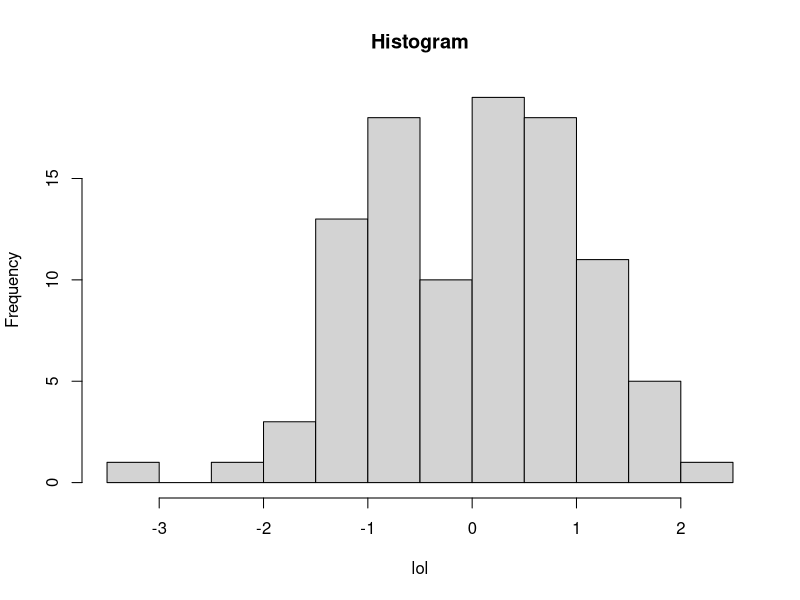
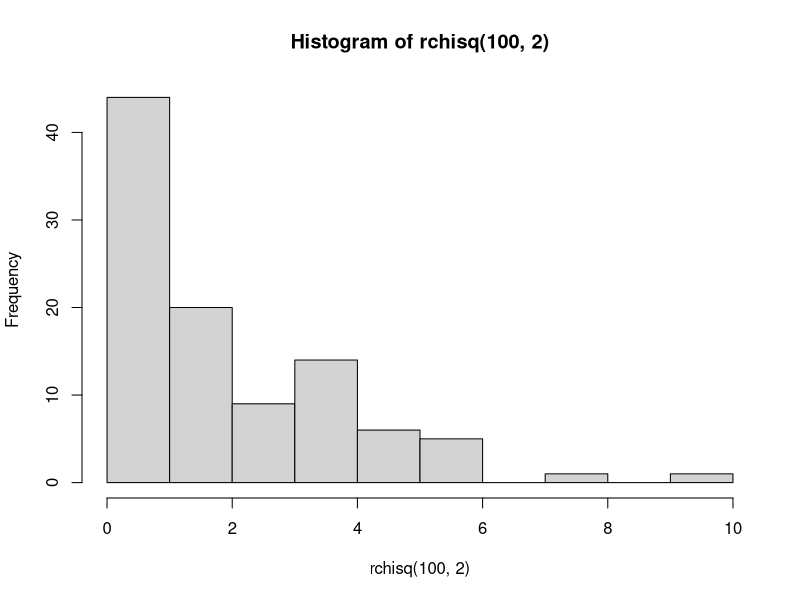
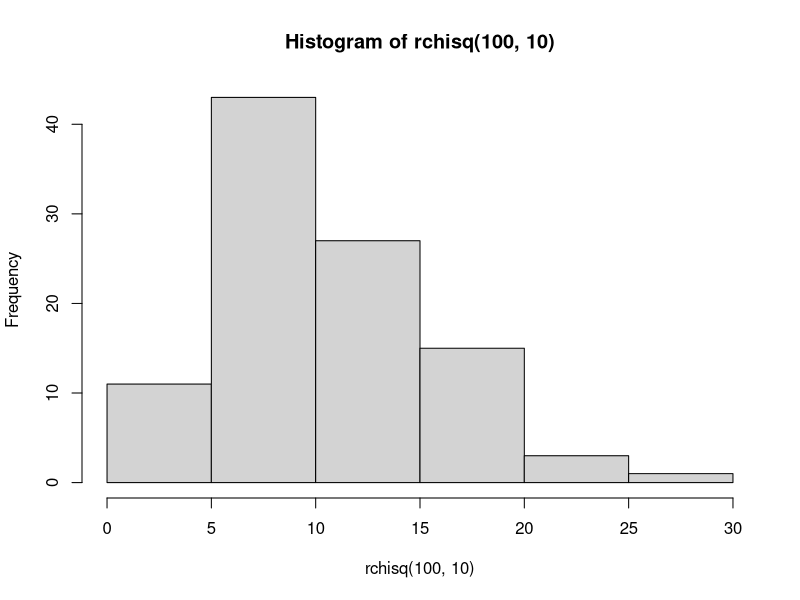
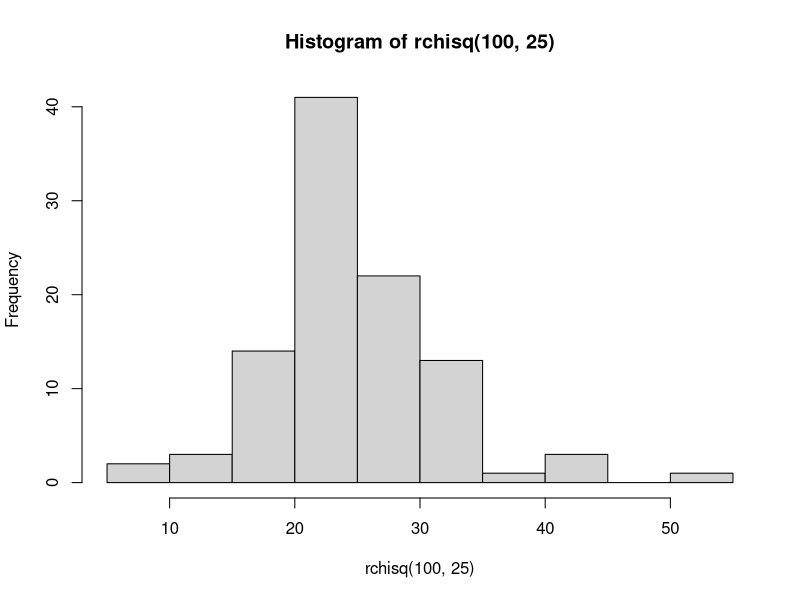
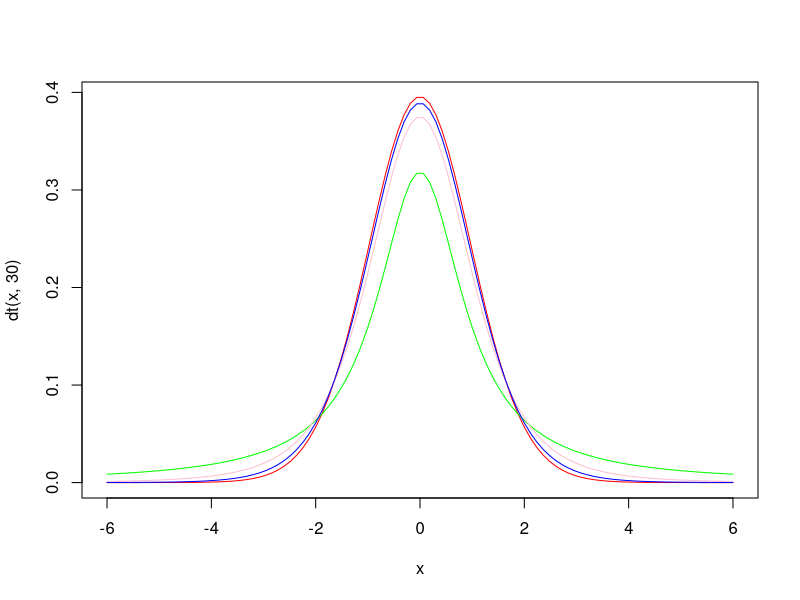
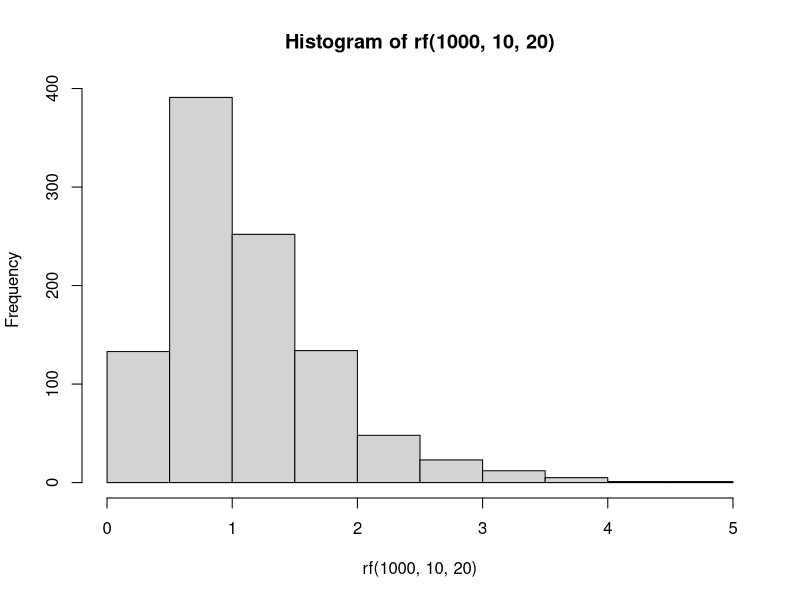

The R script that drew these images, in order:
#1 it is given that it is t distribution
#use rt(n,df) to generate distribution with n values and given df
#as df = n-1 so df = 99
lol<-rt(100,99)
hist(lol,main="Histogram")

#2 it is given that it is chi square distribution (use rchisq(n.df))
hist(rchisq(100,2))
hist(rchisq(100,10))
hist(rchisq(100,25))

#3
x<-seq(-6,6,length=100)
dt(x,1)
dt(x,4)
dt(x,10)
dt(x,30)

plot(x,dt(x,30),type = "l",col="red")
lines(x,dt(x,1),type = "l",col = "green")
lines(x,dt(x,4),type = "l",col = "pink")
lines(x,dt(x,10),type = "l",col = "blue")


#4 its given that the distribution is f distribution
#a To find the 95th percentile of the F-distribution with (10, 20) degrees of freedom.
df(.95,10,20)

#b To calculate the area under the curve for the interval [0, 1.5] and the interval [1.5, +∞) of
# F-curve with v1 = 10 and v2 = 20 (USE pf()).
pf(1.5,10,20,lower.tail = TRUE)
pf(1.5,10,20,lower.tail = FALSE)

#c To calculate the quantile for a given area (= probability) under the curve for a F-curve with v1 = 10 and v2 = 20 that corresponds to q = 0.25, 0.5, 0.75 and 0.999. (use the qf())
qf(0.25,10,20)
qf(0.5,10,20)
qf(0.75,10,20)
qf(0.999,10,20)

#generate 1000 values and make histogram
hist(rf(1000,10,20))
